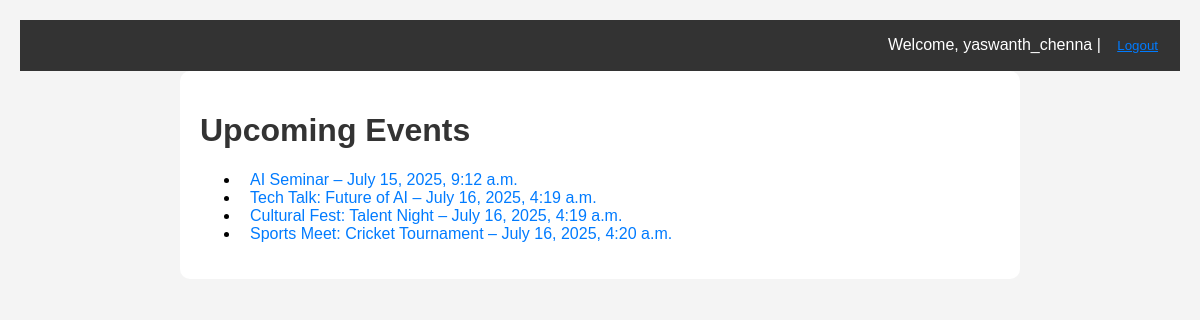
The app's page / (signed in) with its own data.
### events/models.py (models this page shows, shortened)
class Event(models.Model):
    title = models.CharField(max_length=100)
    description = models.TextField()
    date = models.DateTimeField()
    location = models.CharField(max_length=255)
    category = models.ForeignKey(EventCategory, on_delete=models.SET_NULL, null=True, blank=True)

### events/views.py (the view)
# urls.py: path('', EventListView.as_view(), name='event_list'),
class EventListView(ListView):
    model = Event
    template_name = 'events/event_list.html'  # Ensure this template exists
    context_object_name = 'events'  # You can access this in the template using {{ events }}

### events/templates/events/event_list.html
{% extends 'base.html' %}
{% block content %}
  <h1>Upcoming Events</h1>
  <ul>
    {% for event in events %}
      <li>
        <a href="{% url 'event_detail' event.id %}">
          {{ event.title }} – {{ event.date }}
        </a>
      </li>
    {% empty %}
      <li>No events found.</li>
    {% endfor %}
  </ul>
{% endblock %}

### events/templates/base.html (shortened to what this page needs)
{% load static %}
<!DOCTYPE html>
<html>
<head>
</head>
<body>
  {% if user.is_authenticated %}
  <div class="header">
    Welcome, {{ user.username }} |
    <form method="post" action="{% url 'logout' %}" style="display:inline;">
      <button type="submit" style="background:none;border:none;color:#007bff;text-decoration:underline;cursor:pointer;">
        Logout
      </button>
    </form>
  </div>
{% endif %}
  <div class="content">
    {% block content %}{% endblock %}
  </div>
</body>
</html>

### events/templates/base.html (style rules this page uses)
body { font-family: Arial, sans-serif; background-color: #f4f4f4; margin: 0; padding: 20px; }
.header { background-color: #333; color: white; padding: 10px; text-align: right; }
a { color: #007bff; text-decoration: none; margin-left: 10px; }
.content { background-color: white; padding: 20px; border-radius: 10px; max-width: 800px; margin: auto; }
h1, h2 { color: #333; }
button { background-color: #007bff; color: white; padding: 8px 12px; border: none; border-radius: 5px; cursor: pointer; }

### records on screen
Event: title "AI Seminar", date "July 15, 2025, 9:12 a.m."
Event: title "Tech Talk: Future of AI", date "July 16, 2025, 4:19 a.m."
Event: title "Cultural Fest: Talent Night", date "July 16, 2025, 4:19 a.m."
Event: title "Sports Meet: Cricket Tournament", date "July 16, 2025, 4:20 a.m."

### other values on screen
{{ user.username }} "yaswanth_chenna"
